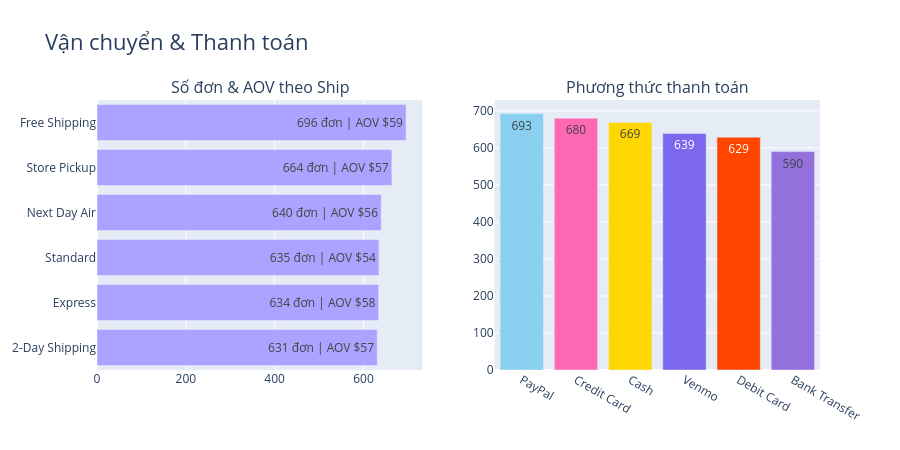

The notebook cell this image was saved under:
### Markdown cell above
### Phương thức vận chuyển & thanh toán – Điểm chạm cuối cùng

### Code cell
# Shipping × Rating × Spend
ship_analysis = df.groupby('Shipping_Type').agg(
    Orders=('Customer_ID', 'count'),
    Avg_Spend=('Price_in_USD', 'mean'),
    Avg_Rating=('Review_Rating', 'mean')
).sort_values('Orders', ascending=True)

fig = make_subplots(
    rows=1, cols=2,
    subplot_titles=["Số đơn & AOV theo Ship", "Phương thức thanh toán"]
)

# Shipping
fig.add_trace(go.Bar(
    y=ship_analysis.index, x=ship_analysis['Orders'], orientation='h',
    marker_color='#ADA2FF',
    text=ship_analysis.apply(lambda r: f"{int(r['Orders'])} đơn | AOV ${r['Avg_Spend']:.0f}", axis=1),
    textposition='auto',
    hovertemplate="<b>%{y}</b><br>Đơn: %{x}<br>Rating: %{customdata:.2f}<extra></extra>",
    customdata=ship_analysis['Avg_Rating']
), row=1, col=1)

# Payment
payment = df['Payment_Method'].value_counts()
fig.add_trace(go.Bar(
    x=payment.index, y=payment.values,
    marker_color=COLORS[:6],
    text=payment.values, textposition='auto'
), row=1, col=2)

fig.update_layout(showlegend=False, title_text="Vận chuyển & Thanh toán", title_font_size=22, height=450)
fig.show()

### Figure 1 — Plotly figure (JSON) as saved in the notebook; plotly's stock layout.template omitted (floating-point values rounded to 4 significant figures)
{"data": [{"customdata": [3.763, 3.799, 3.832, 3.705, 3.707, 3.741], "hovertemplate": "<b>%{y}</b><br>Đơn: %{x}<br>Rating: %{customdata:.2f}<extra></extra>", "marker": {"color": "#ADA2FF"}, "orientation": "h", "text": ["631 đơn | AOV $57", "634 đơn | AOV $58", "635 đơn | AOV $54", "640 đơn | AOV $56", "664 đơn | AOV $57", "696 đơn | AOV $59"], "textposition": "auto", "type": "bar", "x": [631, 634, 635, 640, 664, 696], "xaxis": "x", "y": ["2-Day Shipping", "Express", "Standard", "Next Day Air", "Store Pickup", "Free Shipping"], "yaxis": "y"}, {"marker": {"color": ["#89CFF0", "#FF69B4", "#FFD700", "#7B68EE", "#FF4500", "#9370DB"]}, "text": [693.0, 680.0, 669.0, 639.0, 629.0, 590.0], "textposition": "auto", "type": "bar", "x": ["PayPal", "Credit Card", "Cash", "Venmo", "Debit Card", "Bank Transfer"], "xaxis": "x2", "y": [693, 680, 669, 639, 629, 590], "yaxis": "y2"}], "layout": {"annotations": [{"font": {"size": 16}, "showarrow": false, "text": "Số đơn & AOV theo Ship", "x": 0.225, "xanchor": "center", "xref": "paper", "y": 1, "yanchor": "bottom", "yref": "paper"}, {"font": {"size": 16}, "showarrow": false, "text": "Phương thức thanh toán", "x": 0.775, "xanchor": "center", "xref": "paper", "y": 1, "yanchor": "bottom", "yref": "paper"}], "height": 450, "showlegend": false, "title": {"font": {"size": 22}, "text": "Vận chuyển & Thanh toán"}, "xaxis": {"anchor": "y", "domain": [0, 0.45]}, "xaxis2": {"anchor": "y2", "domain": [0.55, 1]}, "yaxis": {"anchor": "x", "domain": [0, 1]}, "yaxis2": {"anchor": "x2", "domain": [0, 1]}}}
